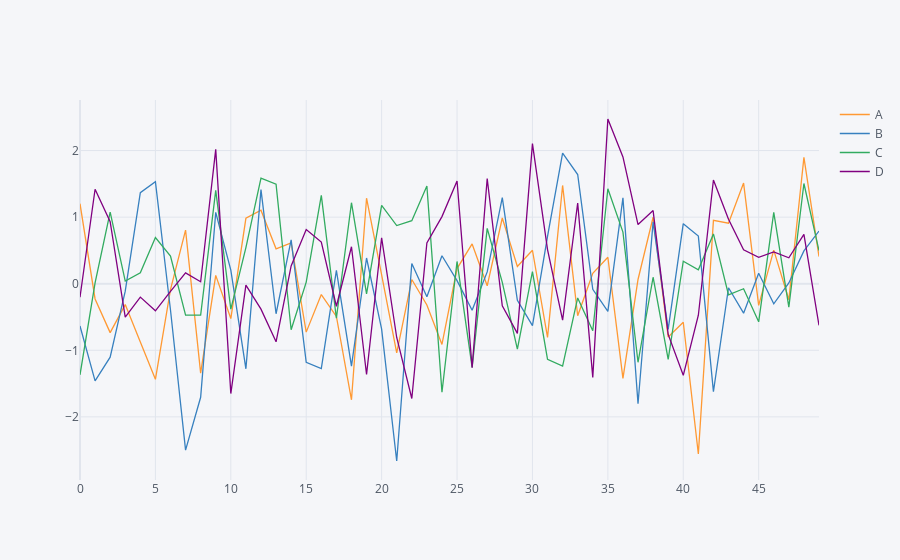

The notebook cell saved with this chart:
### Code cell
# look at plotly plot
df_1.iplot()
